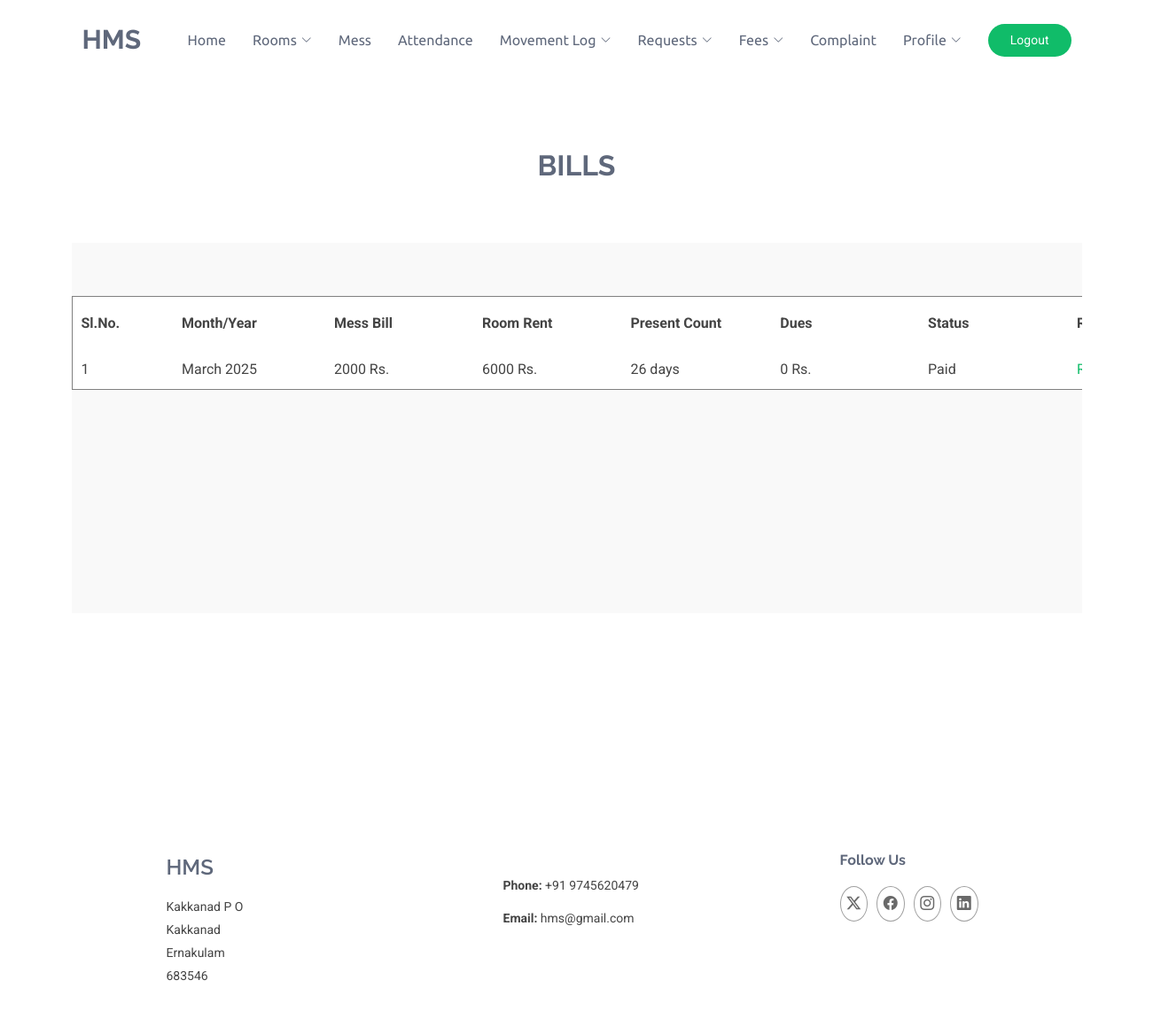
The app's page /Student/viewPreviousBills.php (signed in) with its own data.
### tables this page shows
CREATE TABLE `tbl_messfee` (
  `messfee_id` int(11) NOT NULL,
  `month` int(11) NOT NULL,
  `year` int(11) NOT NULL,
  `user_id` varchar(11) NOT NULL,
  `present_count` int(11) NOT NULL,
  `mess_fees` int(11) NOT NULL,
  `added_date` date NOT NULL,
  `payment_status` int(11) NOT NULL,
  `payed_date` date DEFAULT NULL,
  `due_amount` int(11) NOT NULL
);

CREATE TABLE `tbl_hostelrentpayment` (
  `rent_id` int(11) NOT NULL,
  `hostelrent_month` int(11) NOT NULL,
  `hostelrent_year` int(11) NOT NULL,
  `user_id` varchar(20) NOT NULL,
  `room_share` int(11) NOT NULL,
  `room_rent` int(11) NOT NULL,
  `payment_status` int(11) NOT NULL
);

### Student/viewPreviousBills.php (the view, shortened to what this page needs)
<?php
include("../Assets/Connection/Connection.php");
$selUser = "select * from tbl_student where user_id='" . $_SESSION["user_id"] . "'";
$rowu = $con->query($selUser);
$datau = $rowu->fetch_assoc();
if ($datau["verification_status"] == 1 || $datau["verification_status"] == 3) {
?>
<!DOCTYPE html>
<html lang="en">
<head>
    <link rel="stylesheet" href="https://cdnjs.cloudflare.com/ajax/libs/font-awesome/4.7.0/css/font-awesome.min.css">
    <link href="../Assets/Template/Student/vendor/bootstrap/css/bootstrap.min.css" rel="stylesheet">
    <link href="../Assets/Template/Student/vendor/bootstrap-icons/bootstrap-icons.css" rel="stylesheet">
    <link href="../Assets/Template/Student/vendor/aos/aos.css" rel="stylesheet">
    <link href="../Assets/Template/Student/vendor/glightbox/css/glightbox.min.css" rel="stylesheet">
    <link href="../Assets/Template/Student/vendor/swiper/swiper-bundle.min.css" rel="stylesheet">
    <link href="../Assets/Template/Student/css/main.css" rel="stylesheet">
</head>
<body class="index-page">
<?php
    include("header.php");
?>
    <main class="main">
        <div class="container section-title" data-aos="fade-up">
            <br><br>
            <h2>Bills</h2>
            <br><br>
            <section id="services" class="services section light-background">
                <form id="form1" name="form1" method="post" action="" enctype="multipart/form-data">
                    <center>
                        <table width="1200" border="1" cellpadding="10">
                            <tr>
                                <th width="10%" height="60px">Sl.No.</th>
                                <th width="15%">Month/Year</th>
                                <th width="15%">Mess Bill</th>
                                <th width="15%">Room Rent</th>
                                <th width="15%">Present Count</th>
                                <th width="15%">Dues</th>
                                <th width="15%">Status</th>
                                <th width="15%">Receipt</th>
                            </tr>
                            <?php
                             $selRequest = "select * from tbl_messfee mf inner join tbl_hostelrentpayment hp on mf.user_id=hp.user_id where mf.user_id='".$_SESSION["user_id"]."' and mf.month=hp.hostelrent_month and mf.year=hp.hostelrent_year order by year desc,month desc";
                             $row = $con->query($selRequest);
                            $i = 0;
                            while ($data = $row->fetch_assoc()) {
                                $i++;
                            ?>
                                <tr>
                                    <td><?php echo $i ?></td>
                                    <td><?php echo date("F", mktime(0, 0, 0, $data["month"], 1))." ".$data["year"];?></td>
                                    <td><?php echo $data["mess_fees"]." Rs." ; ?></td>
                                    <td><?php echo $data["room_rent"]." Rs." ?></td>
                                    <td><?php echo $data["present_count"]." days"; ?></td>
                                    <td><?php echo $data["due_amount"]." Rs." ?></td>
                                    <td><?php
                                    if($data["payment_status"]==0) {
                                        ?><a href="payment.php?messfeeid=<?php echo $data['messfee_id']; ?>&rentid=<?php echo $data['rent_id'];?>">Pay</a> <?php
                                    }
                                    else{
                                        echo "Paid";
                                    }
                                    ?>
                                    </td>
                                    <td><?php
                                    if($data["payment_status"]==0)
                                        echo "Not Paid";
                                    else{
                                    ?><a href="payReceipt.php?messfeeid=<?php echo $data['messfee_id']; ?>&rentid=<?php echo $data['rent_id'];?>">Receipt</a> <?php
                                    }?></td>
                                </tr>
                            <?php
                            }
                            ?>
                        </table>
                    </center>
                </form>
                <br><br><br><br><br><br><br><br>
            </section>
        </div>
    </main>
    <br><br><br><br>
    <?php
    include("footer.php");
    ?>
</body>
</html>
<?php
}
?>

### Assets/Template/Student/css/main.css (style rules this page uses)
:root { --default-font: "Roboto", system-ui, -apple-system, "Segoe UI", Roboto, "Helvetica Neue", Arial, "Noto Sans", "Liberation Sans", sans-serif, "Apple Color Emoji", "Segoe UI Emoji", "Segoe UI Symbol", "Noto Color Emoji"; --heading-font: "Raleway", sans-serif; --nav-font: "Ubuntu", sans-serif; }
:root { --background-color: #ffffff; --default-color: #444444; --heading-color: #5f687b; --accent-color: #10bc69; --surface-color: #ffffff; --contrast-color: #ffffff; }
:root { --nav-color: #5f687b; --nav-hover-color: #10bc69; --nav-mobile-background-color: #ffffff; --nav-dropdown-background-color: #ffffff; --nav-dropdown-color: #5f687b; --nav-dropdown-hover-color: #10bc69; }
.light-background { --background-color: #f9f9f9; --surface-color: #ffffff; }
:root { scroll-behavior: smooth; }
body { color: var(--default-color); background-color: var(--background-color); font-family: var(--default-font); }
a { color: var(--accent-color); text-decoration: none; transition: 0.3s; }
h1, h2, h3, h4, h5, h6 { color: var(--heading-color); font-family: var(--heading-font); }
section, .section { color: var(--default-color); background-color: var(--background-color); padding: 60px 0; scroll-margin-top: 100px; overflow: clip; }
.section-title { text-align: center; padding: 30px 0; margin-bottom: 30px; position: relative; }
.section-title h2 { font-size: 32px; font-weight: 700; text-transform: uppercase; margin-bottom: 20px; padding-bottom: 0; position: relative; z-index: 2; }

### Student/viewPreviousBills.php (style rules this page uses)
table { background-color: white; border: 0.5px solid grey; }

### records on screen
tbl_messfee: month "March", year "2025", mess_fees "2000", tbl_hostelrentpayment.room_rent "6000", present_count "26", due_amount "0"
